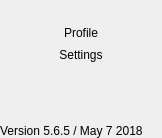
<?xml version="1.0" encoding="UTF-8"?>
<ui version="4.0">
 <class>SideBar</class>
 <widget class="QWidget" name="SideBar">
  <property name="geometry">
   <rect>
    <x>0</x>
    <y>0</y>
    <width>162</width>
    <height>138</height>
   </rect>
  </property>
  <property name="windowTitle">
   <string>Form</string>
  </property>
  <property name="styleSheet">
   <string notr="true">#SideBar{}</string>
  </property>
  <layout class="QVBoxLayout" name="verticalLayout_2">
   <property name="spacing">
    <number>0</number>
   </property>
   <property name="leftMargin">
    <number>0</number>
   </property>
   <property name="topMargin">
    <number>0</number>
   </property>
   <property name="rightMargin">
    <number>0</number>
   </property>
   <property name="bottomMargin">
    <number>0</number>
   </property>
   <item>
    <widget class="QFrame" name="frmCaption">
     <property name="maximumSize">
      <size>
       <width>16777215</width>
       <height>44</height>
      </size>
     </property>
     <property name="frameShape">
      <enum>QFrame::Box</enum>
     </property>
     <property name="lineWidth">
      <number>0</number>
     </property>
     <layout class="QHBoxLayout" name="horizontalLayout">
      <property name="spacing">
       <number>0</number>
      </property>
      <property name="leftMargin">
       <number>0</number>
      </property>
      <property name="topMargin">
       <number>0</number>
      </property>
      <property name="rightMargin">
       <number>0</number>
      </property>
      <property name="bottomMargin">
       <number>0</number>
      </property>
      <item>
       <widget class="QPushButton" name="btMenu">
        <property name="cursor">
         <cursorShape>PointingHandCursor</cursorShape>
        </property>
        <property name="text">
         <string/>
        </property>
        <property name="checkable">
         <bool>true</bool>
        </property>
        <property name="flat">
         <bool>true</bool>
        </property>
       </widget>
      </item>
      <item>
       <widget class="QLabel" name="lblCaption">
        <property name="styleSheet">
         <string/>
        </property>
        <property name="margin">
         <number>-1</number>
        </property>
        <property name="indent">
         <number>-1</number>
        </property>
       </widget>
      </item>
     </layout>
    </widget>
   </item>
   <item>
    <widget class="CustomPlacementButton" name="btProfile">
     <property name="enabled">
      <bool>true</bool>
     </property>
     <property name="text">
      <string>Profile</string>
     </property>
     <property name="checkable">
      <bool>true</bool>
     </property>
     <property name="flat">
      <bool>true</bool>
     </property>
     <attribute name="buttonGroup">
      <string notr="true">btgrMenuItems</string>
     </attribute>
    </widget>
   </item>
   <item>
    <widget class="CustomPlacementButton" name="btSettings">
     <property name="enabled">
      <bool>true</bool>
     </property>
     <property name="text">
      <string>Settings</string>
     </property>
     <property name="checkable">
      <bool>true</bool>
     </property>
     <property name="flat">
      <bool>true</bool>
     </property>
     <attribute name="buttonGroup">
      <string notr="true">btgrMenuItems</string>
     </attribute>
    </widget>
   </item>
   <item>
    <spacer name="verticalSpacer">
     <property name="orientation">
      <enum>Qt::Vertical</enum>
     </property>
     <property name="sizeHint" stdset="0">
      <size>
       <width>20</width>
       <height>40</height>
      </size>
     </property>
    </spacer>
   </item>
   <item>
    <widget class="QLabel" name="lbBrand">
     <property name="baseSize">
      <size>
       <width>140</width>
       <height>22</height>
      </size>
     </property>
     <property name="scaledContents">
      <bool>true</bool>
     </property>
    </widget>
   </item>
   <item>
    <widget class="QLabel" name="lblVersion">
     <property name="text">
      <string>Version 5.6.5 / May 7 2018</string>
     </property>
    </widget>
   </item>
  </layout>
 </widget>
 <customwidgets>
  <customwidget>
   <class>CustomPlacementButton</class>
   <extends>QPushButton</extends>
   <header location="global">controls/CustomPlacementButton.h</header>
  </customwidget>
 </customwidgets>
 <resources/>
 <connections/>
 <buttongroups>
  <buttongroup name="btgrMenuItems">
   <property name="exclusive">
    <bool>false</bool>
   </property>
  </buttongroup>
 </buttongroups>
</ui>
